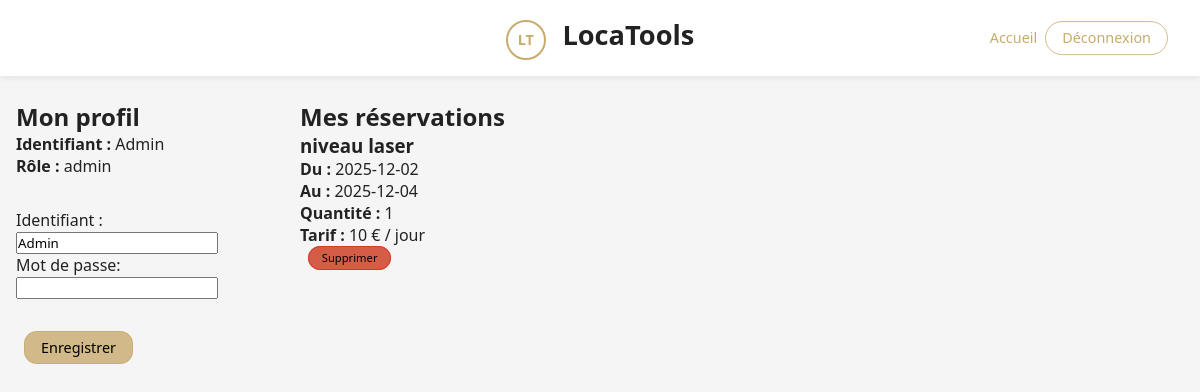
Page /profil.php (signed in) on the committed database.
### tables this page shows
CREATE TABLE `reservation` (
  `id` int(11) NOT NULL,
  `utilisateur_id` int(11) NOT NULL,
  `outil_id` int(11) NOT NULL,
  `date_debut` date NOT NULL,
  `date_fin` date NOT NULL,
  `quantite` int(11) NOT NULL DEFAULT 1
);

CREATE TABLE `outil` (
  `id` int(11) NOT NULL,
  `nom` varchar(255) NOT NULL,
  `quantite` int(11) NOT NULL,
  `tarif_journee` int(11) NOT NULL,
  `image` varchar(255) NOT NULL DEFAULT 'images/outils/default.jpg'
);

### inc.functions.php (called while the page is built, shortened)
<?php
require_once 'config.php';
function getReservationsByUser(int $userId): array
{
    global $pdo;
    $sql = "
        SELECT
            r.id,
            r.date_debut,
            r.date_fin,
            r.quantite,
            o.nom,
            o.tarif_journee,
            o.image
        FROM reservation r
        INNER JOIN outil o ON o.id = r.outil_id
        WHERE r.utilisateur_id = :uid
        ORDER BY r.date_debut DESC
    ";
    $stmt = $pdo->prepare($sql);
    $stmt->bindValue(':uid', $userId, PDO::PARAM_INT);
    $stmt->execute();
    return $stmt->fetchAll();
}

### profil.php (the view, shortened to what this page needs)
<?php
require 'inc.functions.php';
$user = $_SESSION['utilisateur'];
$userId = $user['id'];
$identifiant = $user['identifiant'];
$role = $user['role'];
$reservations = getReservationsByUser($userId);
?>
<!DOCTYPE html>
<html lang="fr">
<head>
  <link rel="stylesheet" href="./assets/css/style.css">
</head>
<body>
<header>
  <div class="header-inner">
    <div class="site-title">
      <span class="logo">LT</span>
      LocaTools
    </div>
    <div class="login-area">
      <a href="index.php">Accueil</a>
      <a class="btn outline" href="deconnexion.php">Déconnexion</a>
    </div>
  </div>
</header>
<main class="profile-layout">
  <section class="card profile-card">
    <h1>Mon profil</h1>
    <div class="profile-info">
      <p><strong>Identifiant :</strong> <?= htmlspecialchars($identifiant); ?></p>
      <p><strong>Rôle :</strong> <?= htmlspecialchars($role); ?></p>
    </div>
    <form method="post" action="modification_profil.php">
      <div class="profil-info-modification">
        <label>Identifiant :</label><br>
        <input type="text" name="identifiant" value="<?= htmlspecialchars($identifiant); ?>"><br>
      </div>
      <div class="profil-info">
        <label> Mot de passe:</label><br>
       <input type="password" name="motdepasse"><br>
      </div>
      <button type="submit" class="btn-modif">Enregistrer</button>
    </form>
  </section>
  <section class="profile-card">
        <h2>Mes réservations</h2>
        <?php if (empty($reservations)): ?>
            <p>Aucune réservation pour le moment.</p>
        <?php else: ?>
            <div class="reservations-list">
                <?php foreach ($reservations as $r): ?>
                    <article class="reservation-item">
                        <h3><?= htmlspecialchars($r['nom']); ?></h3>
                        <p>
                            <strong>Du :</strong> <?= htmlspecialchars($r['date_debut']); ?><br>
                            <strong>Au :</strong> <?= htmlspecialchars($r['date_fin']); ?><br>
                            <strong>Quantité :</strong> <?= (int) $r['quantite']; ?><br>
                            <strong>Tarif :</strong> <?= (int) $r['tarif_journee']; ?> € / jour
                        </p>
                        <div class="modifier-compte-area">
                          <a class="supprimer-reservation"
                            href="profil.php?supprimer=<?= (int) $r['id']; ?>"
                            onclick="return confirm('Voulez-vous vraiment supprimer cette réservation ?');">
                            Supprimer
                          </a>
                      </div>
                    </article>
                <?php endforeach; ?>
            </div>
        <?php endif; ?>
    </section>
</main>
</body>
</html>

### assets/css/style.css (style rules this page uses)
* { box-sizing: border-box; margin: 0; padding: 0; font-family: system-ui, -apple-system, BlinkMacSystemFont, "Segoe UI", sans-serif; }
body { background: #f5f5f5; color: #222; }
header { position: sticky; top: 0; z-index: 10; background: #ffffff; padding: 1rem 2rem; box-shadow: 0 2px 6px rgba(0,0,0,0.08); display: flex; align-items: center; justify-content: center; }
.header-inner { width: 100%; max-width: 1200px; display: flex; align-items: center; justify-content: center; position: relative; }
.site-title { text-align: center; font-size: 1.7rem; font-weight: 700; }
.logo { width: 40px; height: 40px; border-radius: 50%; border: 2px solid #C8AC6E; margin-right: 0.6rem; display: inline-flex; align-items: center; justify-content: center; font-size: 0.9rem; font-weight: 700; color: #C8AC6E; }
.login-area { position: absolute; right: 0; top: 50%; transform: translateY(-50%); display: flex; align-items: center; gap: 0.5rem; }
.login-area a { text-decoration: none; font-size: 0.9rem; color: #C8AC6E; }
.btn { border-radius: 999px; padding: 0.4rem 1rem; border: 1px solid #c8ab6ecc; background: #C8AC6E; color: #fff; cursor: pointer; font-size: 0.9rem; transition: transform 0.1s ease, box-shadow 0.1s ease, background 0.1s ease; }
.btn.outline { background: transparent; color: #C8AC6E; }
main { max-width: 1200px; margin: 1.5rem auto 2rem; padding: 0 1rem; display: grid; grid-template-columns: 260px 1fr; gap: 1.5rem; }
.reservation-item { margin-bottom: 2rem ; }
.supprimer-reservation { text-decoration: none; margin-left: 0.5rem; border-radius: 0.8rem; padding: 0.2rem 0.8rem; border: 1px solid #cd361bcc; background: #cd361bcc; color: #000000; cursor: pointer; font-size: 0.7rem; transition: transform 0.1s ease, box-shadow 0.1s ease, background 0.1s ease; }
.profil-info-modification { margin-top: 2rem; }
.btn-modif { text-decoration: none; margin-top: 2rem; margin-left: 0.5rem; border-radius: 0.8rem; padding: 0.4rem 1rem; border: 1px solid #c8ab6ecc; background: #c8ab6ecc; color: #000000; cursor: pointer; font-size: 0.9rem; transition: transform 0.1s ease, box-shadow 0.1s ease, background 0.1s ease; }

### rows in the picture
reservation: outil.nom "niveau laser", date_debut "2025-12-02", date_fin "2025-12-04", quantite "1", outil.tarif_journee "10"

### other values in the picture
$identifiant "Admin"
$role "admin"
